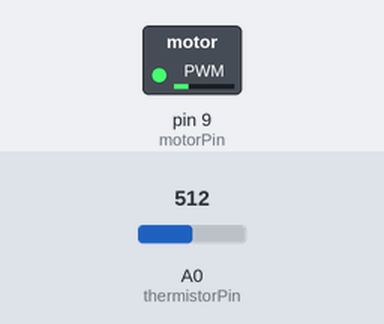
This sketch was run on a simulated Arduino Uno, built with avr-gcc and run on an emulated ATmega328P. Parts: switched loads named in the sketch (green lamp = pin HIGH). The test bench sets the inputs (shaded band); at power-on: A0 (thermistorPin) = 512. What the sketch prints to the serial monitor is not drawn.

Above: at 1.2 s.
1.3 s: A0 (thermistorPin) set to 716
At 2.1 s:
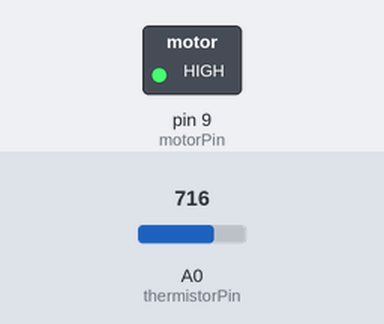
2.8 s: A0 (thermistorPin) set to 511
At 3.5 s:
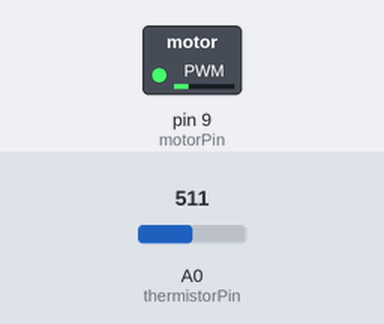
5.8 s: A0 (thermistorPin) set to 900
At 6.4 s:
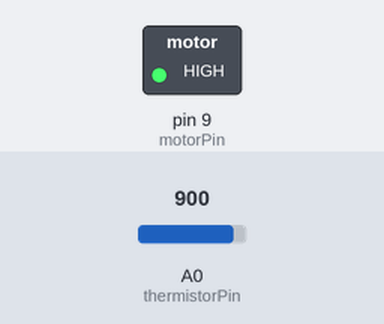
Timing chart, 0 to 8.8 s (numbered marks = the images above; inputs shaded):
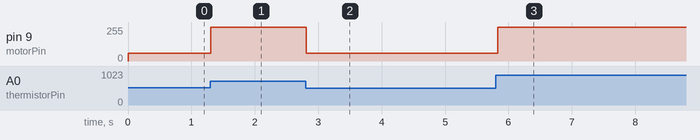

Measured:
- after the input at 1.3 s, pin 9 (motorPin): 60/255 → 255/255 at once
- after the input at 2.8 s, pin 9 (motorPin): 255/255 → 60/255 at once
- after the input at 5.8 s, pin 9 (motorPin): 60/255 → 255/255 at once

The sketch:

ventilacija_prostora.ino
```cpp
const int thermistorPin = A0;
const int motorPin = 9;

void setup() {
  pinMode(motorPin, OUTPUT);
  digitalWrite(motorPin, LOW);
  Serial.begin(9600);
}

void loop() {
  int tempValue = analogRead(thermistorPin);

  Serial.print("Vrednost termistorja: ");
  Serial.print(tempValue);

  int motorSpeed = map(tempValue, 545, 580, 0, 255);
  motorSpeed = constrain(motorSpeed, 60, 255);
  analogWrite(motorPin, motorSpeed);

  delay(100);
}
```
